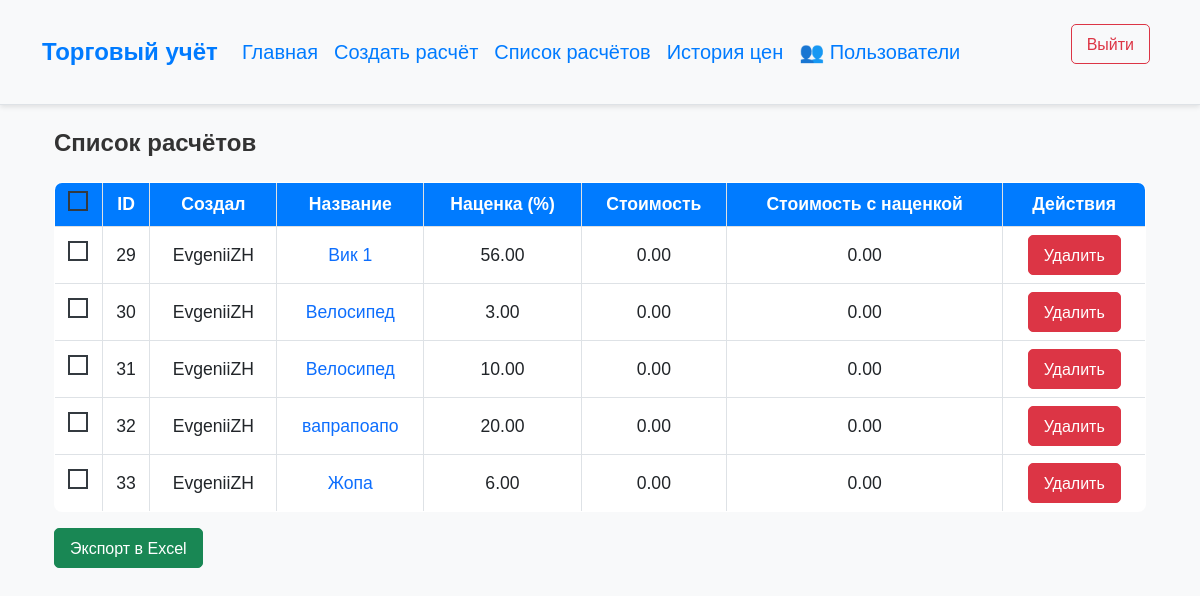
Page /calculations/ (signed in) on the committed database.
### trades/models.py (models this page shows, shortened)
class Calculation(models.Model):
    user = models.ForeignKey(
        settings.AUTH_USER_MODEL,
        on_delete=models.CASCADE,
        null=False,
        blank=False
    )
    title = models.CharField(max_length=255)
    markup = models.DecimalField(max_digits=5, decimal_places=2, default=0)
    created_at = models.DateTimeField(auto_now_add=True)
    total_price = models.DecimalField(max_digits=10, decimal_places=2, default=0)
    total_price_with_markup = models.DecimalField(max_digits=10, decimal_places=2, default=0)

### trades/views.py (the view, shortened to what this page needs)
# urls.py: path('calculations/', views.calculations_list, name='calculations_list'),
def calculations_list(request):
    calculations = Calculation.objects.all()
    return render(request, "trades/calculations_list.html", {"calculations": calculations})

### trades/templates/trades/calculations_list.html (shortened to what this page needs)
{% extends 'base.html' %}
{% block content %}
<div class="container my-4">
    <h2 class="mb-4">Список расчётов</h2>
    <form method="post">
        <table class="table table-bordered table-hover">
            <thead class="table-light">
                <tr>
                    <th><input type="checkbox" id="select_all"></th>
                    <th>ID</th>
                    <th>Создал</th>
                    <th>Название</th>
                    <th>Наценка (%)</th>
                    <th>Стоимость</th>
                    <th>Стоимость с наценкой</th>
                    <th>Действия</th>
                </tr>
            </thead>
            <tbody>
                {% for calc in calculations %}
                <tr>
                    <td>
                        <input type="checkbox" name="calc_ids" value="{{ calc.id }}">
                    </td>
                    <td>{{ calc.id }}</td>
                    <td>
                        {{ calc.user.username|default:"Не указан" }}
                    </td>
                    <td>
                        <a href="{% url 'calculation_detail' calc.id %}" class="text-decoration-none">
                            {{ calc.title }}
                        </a>
                    </td>
                    <td>{{ calc.markup }}</td>
                    <td>{{ calc.total_price }}</td>
                    <td>{{ calc.total_price_with_markup }}</td>
                    <td>
                        <button type="submit" name="delete_calc" value="{{ calc.id }}" class="btn btn-danger btn-sm">
                            Удалить
                        </button>
                    </td>
                </tr>
                {% endfor %}
            </tbody>
        </table>
        <button type="submit" name="export_excel" value="1" class="btn btn-success">
            Экспорт в Excel
        </button>
    </form>
</div>
{% endblock %}

### static/css/styles.css (style rules this page uses)
input[type="checkbox"] { border: 2px solid #343a40; width: 20px; height: 20px; appearance: none; cursor: pointer; }
body { font-family: "Arial", sans-serif; background-color: #f8f9fa; color: #333; }
.table { background: white; border: 1px solid #dee2e6; border-radius: 8px; overflow: hidden; width: 100%; border-collapse: collapse; }
.table th, .table td { font-size: 1.1rem; text-align: center; vertical-align: middle; }
.table th { background: #007bff; color: white; font-weight: bold; }
form input, form select, form button { height: 40px; }
.btn { font-size: 16px; padding: 8px 15px; border-radius: 5px; }
table { width: 100%; border-collapse: collapse; }
table tbody tr { height: 50px; }
h2 { font-size: 24px; font-weight: bold; margin-bottom: 15px; }

### rows in the picture
Calculation: id "29", user.username "EvgeniiZH", title "Вик 1", markup "56.00", total_price "0.00", total_price_with_markup "0.00"
Calculation: id "30", user.username "EvgeniiZH", title "Велосипед", markup "3.00", total_price "0.00", total_price_with_markup "0.00"
Calculation: id "31", user.username "EvgeniiZH", title "Велосипед", markup "10.00", total_price "0.00", total_price_with_markup "0.00"
Calculation: id "32", user.username "EvgeniiZH", title "вапрапоапо", markup "20.00", total_price "0.00", total_price_with_markup "0.00"
Calculation: id "33", user.username "EvgeniiZH", title "Жопа", markup "6.00", total_price "0.00", total_price_with_markup "0.00"
